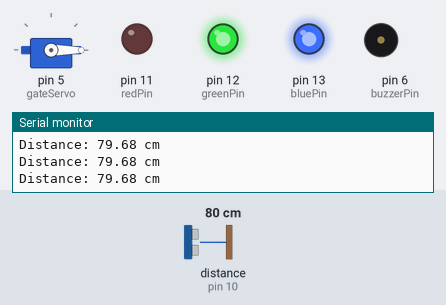
The sketch below on a simulated Arduino Uno, built with avr-gcc and run on an emulated ATmega328P. Parts: servo, output pins drawn as LEDs (lit = HIGH), buzzer (waves = sounding, pin HIGH), the last lines printed to the serial monitor. Wiring (inferred from the names in the program): ultrasonic range finder: trigger pin 9; echo pin 10. The inputs (shaded band) are chosen by the test bench; at power-on: distance to the obstacle (sensor on pin 10) 80 cm. The echo pulse lasts 58.3 µs per cm; pins used as bus, display or sensor lines are not drawn.

Above: at 1.2 s.
1.3 s: distance to the obstacle (sensor on pin 10) set to 2 cm
At 2.0 s:
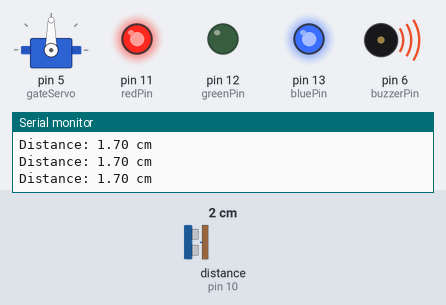
2.8 s: distance to the obstacle (sensor on pin 10) set to 18 cm
At 3.8 s:
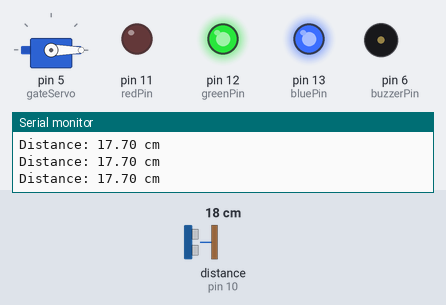
4.3 s: distance to the obstacle (sensor on pin 10) set to 4 cm
At 4.7 s:
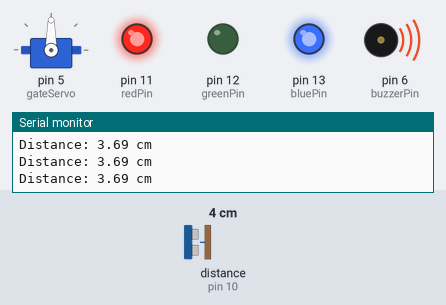
Timing chart, 0 to 7.3 s (numbered marks = the images above; inputs shaded):
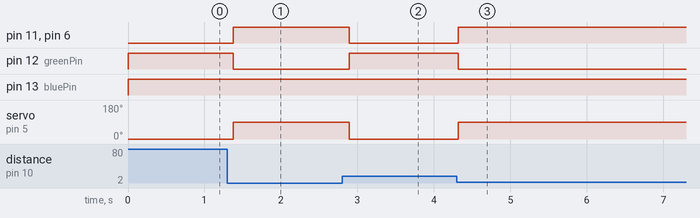

The sketch:

Automatic_Parking_Gate.ino
```cpp
#include <Servo.h>

const int trigPin = 9;
const int echoPin = 10;

const int redPin = 11;
const int greenPin = 12;
const int bluePin = 13;

const int buzzerPin = 6;

Servo gateServo;

void setup() {
  pinMode(trigPin, OUTPUT);
  pinMode(echoPin, INPUT);

  pinMode(redPin, OUTPUT);
  pinMode(greenPin, OUTPUT);
  pinMode(bluePin, OUTPUT);

  pinMode(buzzerPin, OUTPUT);

  gateServo.attach(5);
  gateServo.write(0);

  Serial.begin(9600);
}

void loop() {

  // Send ultrasonic pulse
  digitalWrite(trigPin, LOW);
  delayMicroseconds(2);

  digitalWrite(trigPin, HIGH);
  delayMicroseconds(10);

  digitalWrite(trigPin, LOW);

  // Measure echo
  long duration = pulseIn(echoPin, HIGH);

  // Calculate distance
  float distance = duration * 0.0343 / 2;

  Serial.print("Distance: ");
  Serial.print(distance);
  Serial.println(" cm");

  // Vehicle detected
  if (distance <= 15) {

    gateServo.write(90);

    // Green ON
    digitalWrite(redPin, HIGH);
    digitalWrite(greenPin, LOW);
    digitalWrite(bluePin, HIGH);

    digitalWrite(buzzerPin, HIGH);

  }

  // No vehicle
  else {

    gateServo.write(0);

    // Red ON
    digitalWrite(redPin, LOW);
    digitalWrite(greenPin, HIGH);
    digitalWrite(bluePin, HIGH);

    digitalWrite(buzzerPin, LOW);
  }

  delay(100);
}
```

Measured:
- after the input at 1.3 s, pin 11 (redPin), pin 6 (buzzerPin): LOW → HIGH after 0.08 s; pin 12 (greenPin): HIGH → LOW after 0.08 s; servo on pin 5 (gateServo): 0° → 90° after 0.08 s
- after the input at 2.8 s, pin 11 (redPin), pin 6 (buzzerPin): HIGH → LOW after 0.09 s; pin 12 (greenPin): LOW → HIGH after 0.09 s; servo on pin 5 (gateServo): 90° → 0° after 0.09 s
- after the input at 4.3 s, pin 11 (redPin), pin 6 (buzzerPin): LOW → HIGH at once; pin 12 (greenPin): HIGH → LOW at once; servo on pin 5 (gateServo): 0° → 90° at once
